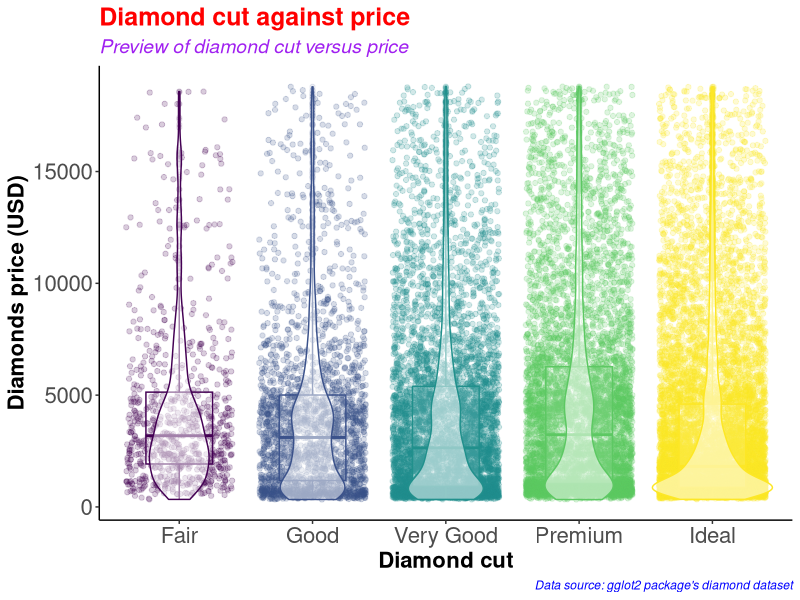
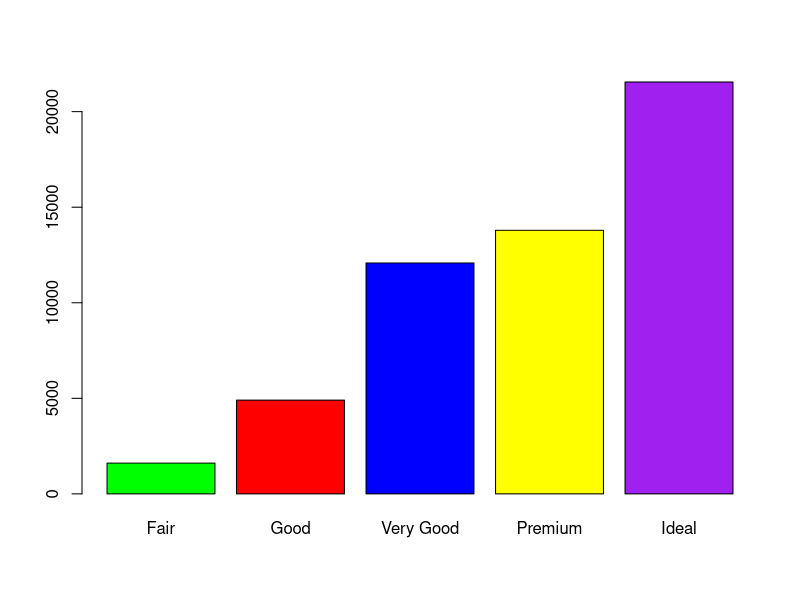
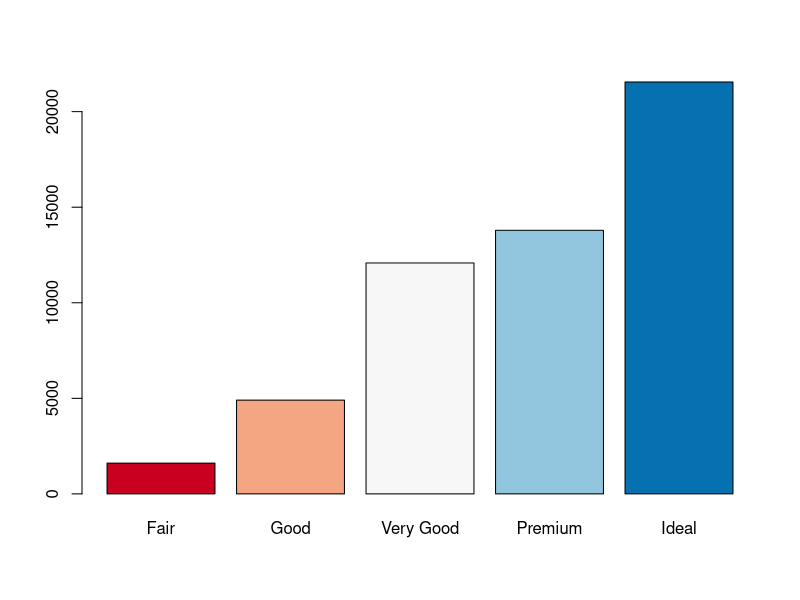
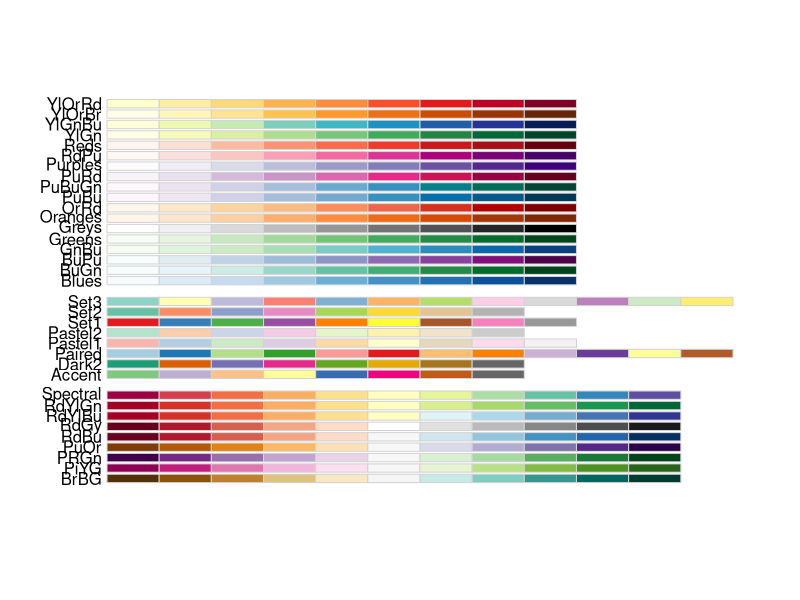
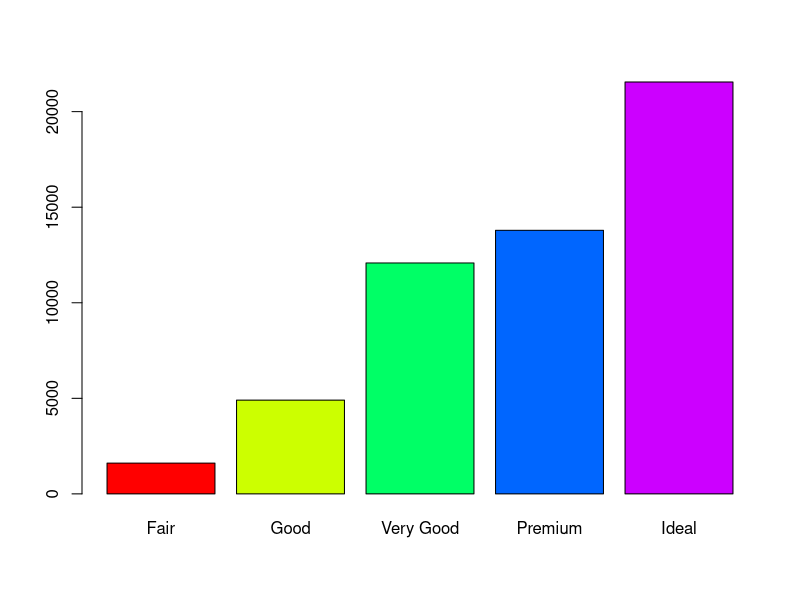
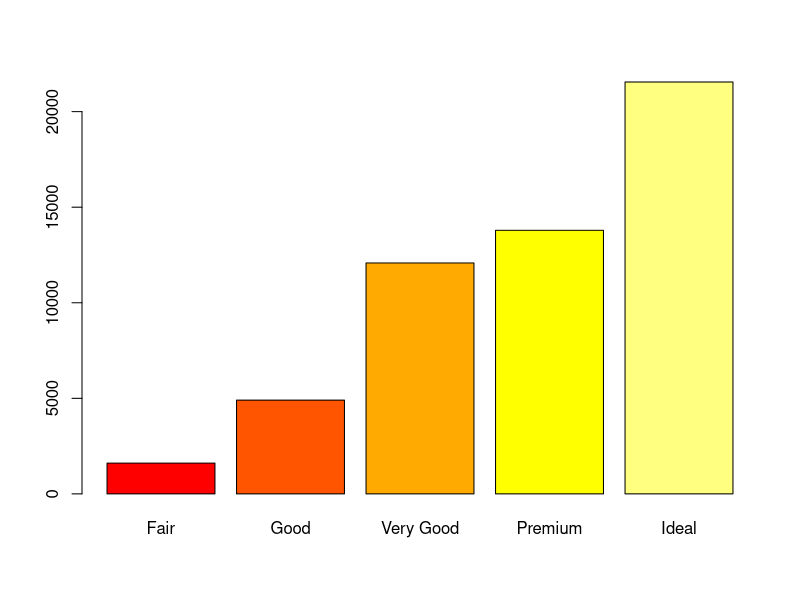
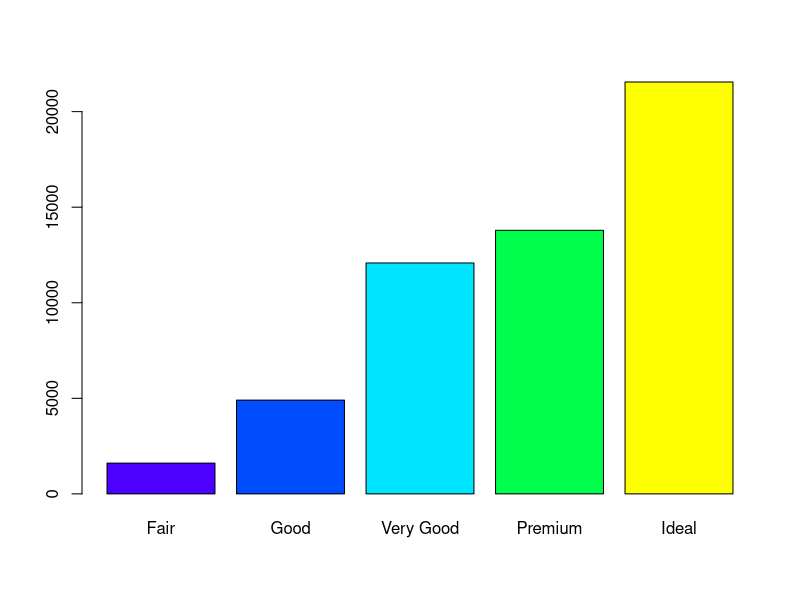
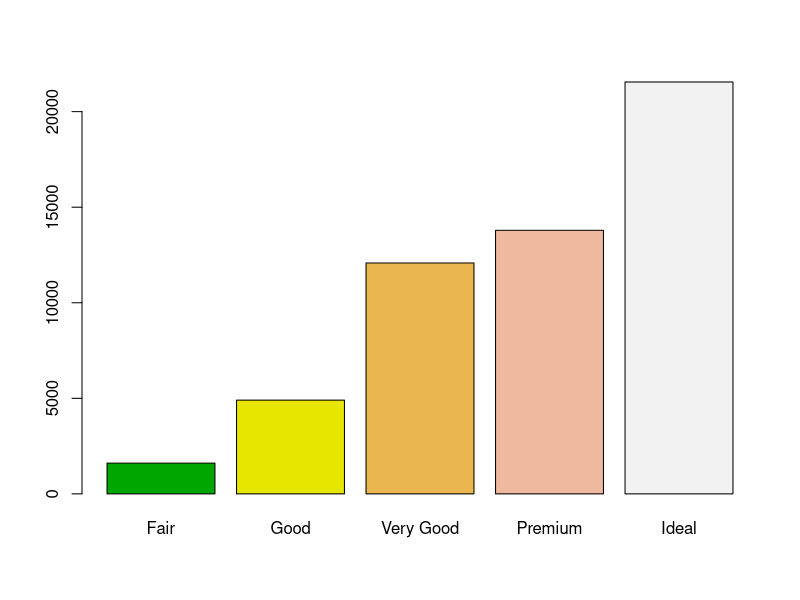

The R script that drew these images, in order:
#########################################
# Name: Wyclife Agumba Oluoch           #   
# E-mail: wyclifeoluoch@gmail.com       #
# GitHub: https://github.com/Wycology   #
# Task: Boxplot and violin plots in one #
# Date: 4th Jan 2021                    #
# Last edited: 18th Feb 2021            #
#########################################

# Loading the necessary libraries for the project
library(tidyverse) # This is for data wrangling and plotting
library(RColorBrewer) # This is for generating color pallets for the plots.

diamonds_df <- diamonds # Saving the diamonds data to a new object in R.

head(diamonds) # Checking the variables in the data-set for subsequent analyses
nrow(diamonds) # Checking for the number of rows in the data. 53940 observations
ncol(diamonds) # Checking the number of variables in the data-set. 10 variables

diamonds_df %>% # Picking the diamonds data object
  slice_sample(n = 0.5*(nrow(diamonds))) %>% # Picking a portion of the data-set
  ggplot(aes(x = cut, y = price, color = cut)) + # Adding the mapping variables
  geom_point(position = "jitter", alpha = 0.2) + # Adding jitter and alpha
  geom_boxplot(alpha = 0.1, width = 0.5) + # Modifying dimensions of the boxplot 
  geom_violin(alpha = 0.5) + # Adding violin plot on top of the box and jitter
  theme_classic() + # Adding my preferred theme for publication.
  theme(legend.position = "none") + # Removing the legend; it is on the x-axis
  labs(x = "Diamond cut", # Having the best labels on the plot.
       y = "Diamonds price (USD)",
       title = "Diamond cut against price", # Setting tibble of the plot
       subtitle = "Preview of diamond cut versus price",
       caption = "Data source: gglot2 package's diamond dataset") +
  theme(axis.text = element_text(size=16),
        axis.title = element_text(size=16,face="bold")) +
  theme(plot.title = element_text(color = 'red', size = 18, face = 'bold'),
        plot.subtitle = element_text(color = 'purple', size = 14, face = 'italic'),
        plot.caption = element_text(color = 'blue', face = 'italic'))

diamonds %>% 
  filter(cut == 'Very Good') %>% 
  nrow()

diamonds %>% 
  select(cut) %>% 
  table() %>% 
  barplot(col = c('green', 'red', 'blue', 'yellow', 'purple'))

# Instead of specifying the colors, we can simply use the color brewer panel 

diamonds %>% 
  select(cut) %>% 
  table() %>% 
  barplot(col = brewer.pal(n = 5, name = "RdBu"))
# To display more brewer colors options to use, run the following function:

display.brewer.all()

# Can also use rainbow colors

diamonds %>% 
  select(cut) %>% 
  table() %>% 
  barplot(col = rainbow(5))

# Can also use heat.colors
diamonds %>% 
  select(cut) %>% 
  table() %>% 
  barplot(col = heat.colors(5))

# Can also use topographic colors

diamonds %>% 
  select(cut) %>% 
  table() %>% 
  barplot(col = topo.colors(5))

# Can also use terrain colors
diamonds %>% 
  select(cut) %>% 
  table() %>% 
  barplot(col = terrain.colors(5))

# Can also use cm.colors
diamonds %>% 
  select(cut) %>% 
  table() %>% 
  barplot(col = cm.colors(5))

?getData
# That is awesome. Good for the day.
